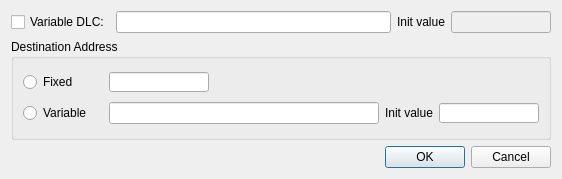
<?xml version="1.0" encoding="UTF-8"?>
<ui version="4.0">
 <class>CanConfigJ1939AdditionalsDialog</class>
 <widget class="QDialog" name="CanConfigJ1939AdditionalsDialog">
  <property name="geometry">
   <rect>
    <x>0</x>
    <y>0</y>
    <width>562</width>
    <height>179</height>
   </rect>
  </property>
  <property name="windowTitle">
   <string>J1939 additional configuration</string>
  </property>
  <layout class="QVBoxLayout" name="verticalLayout_2">
   <item>
    <layout class="QHBoxLayout" name="horizontalLayout">
     <item>
      <widget class="QCheckBox" name="VariableDlcCheckBox">
       <property name="text">
        <string>Variable DLC:</string>
       </property>
      </widget>
     </item>
     <item>
      <widget class="QLineEdit" name="VariableDlcLineEdit"/>
     </item>
     <item>
      <widget class="QLabel" name="label">
       <property name="text">
        <string>Init value</string>
       </property>
      </widget>
     </item>
     <item>
      <widget class="QLineEdit" name="VariableDlclInitValueLineEdit">
       <property name="enabled">
        <bool>false</bool>
       </property>
       <property name="maximumSize">
        <size>
         <width>100</width>
         <height>16777215</height>
        </size>
       </property>
      </widget>
     </item>
    </layout>
   </item>
   <item>
    <widget class="QGroupBox" name="groupBox">
     <property name="title">
      <string>Destination Address</string>
     </property>
     <layout class="QVBoxLayout" name="verticalLayout">
      <item>
       <layout class="QHBoxLayout" name="horizontalLayout_2">
        <item>
         <widget class="QRadioButton" name="DestAddrFixedRadioButton">
          <property name="minimumSize">
           <size>
            <width>80</width>
            <height>0</height>
           </size>
          </property>
          <property name="text">
           <string>Fixed</string>
          </property>
         </widget>
        </item>
        <item>
         <widget class="TextValueInput" name="DestAddrFixedLineEdit">
          <property name="maximumSize">
           <size>
            <width>100</width>
            <height>20</height>
           </size>
          </property>
         </widget>
        </item>
        <item>
         <spacer name="horizontalSpacer_2">
          <property name="orientation">
           <enum>Qt::Horizontal</enum>
          </property>
          <property name="sizeHint" stdset="0">
           <size>
            <width>40</width>
            <height>20</height>
           </size>
          </property>
         </spacer>
        </item>
       </layout>
      </item>
      <item>
       <layout class="QHBoxLayout" name="horizontalLayout_3">
        <item>
         <widget class="QRadioButton" name="DestAddrVariableRadioButton">
          <property name="minimumSize">
           <size>
            <width>80</width>
            <height>0</height>
           </size>
          </property>
          <property name="text">
           <string>Variable</string>
          </property>
         </widget>
        </item>
        <item>
         <widget class="QLineEdit" name="DestAddrVariableLineEdit"/>
        </item>
        <item>
         <widget class="QLabel" name="label_2">
          <property name="text">
           <string>Init value</string>
          </property>
         </widget>
        </item>
        <item>
         <widget class="TextValueInput" name="DestAddrVariableInitValueLineEdit">
          <property name="enabled">
           <bool>true</bool>
          </property>
          <property name="maximumSize">
           <size>
            <width>100</width>
            <height>20</height>
           </size>
          </property>
         </widget>
        </item>
       </layout>
      </item>
     </layout>
    </widget>
   </item>
   <item>
    <widget class="QDialogButtonBox" name="buttonBox">
     <property name="orientation">
      <enum>Qt::Horizontal</enum>
     </property>
     <property name="standardButtons">
      <set>QDialogButtonBox::Cancel|QDialogButtonBox::Ok</set>
     </property>
    </widget>
   </item>
  </layout>
 </widget>
 <customwidgets>
  <customwidget>
   <class>TextValueInput</class>
   <extends>QLineEdit</extends>
   <header>TextValueInput.h</header>
  </customwidget>
 </customwidgets>
 <resources/>
 <connections>
  <connection>
   <sender>buttonBox</sender>
   <signal>accepted()</signal>
   <receiver>CanConfigJ1939AdditionalsDialog</receiver>
   <slot>accept()</slot>
   <hints>
    <hint type="sourcelabel">
     <x>248</x>
     <y>254</y>
    </hint>
    <hint type="destinationlabel">
     <x>157</x>
     <y>274</y>
    </hint>
   </hints>
  </connection>
  <connection>
   <sender>buttonBox</sender>
   <signal>rejected()</signal>
   <receiver>CanConfigJ1939AdditionalsDialog</receiver>
   <slot>reject()</slot>
   <hints>
    <hint type="sourcelabel">
     <x>316</x>
     <y>260</y>
    </hint>
    <hint type="destinationlabel">
     <x>286</x>
     <y>274</y>
    </hint>
   </hints>
  </connection>
 </connections>
</ui>
